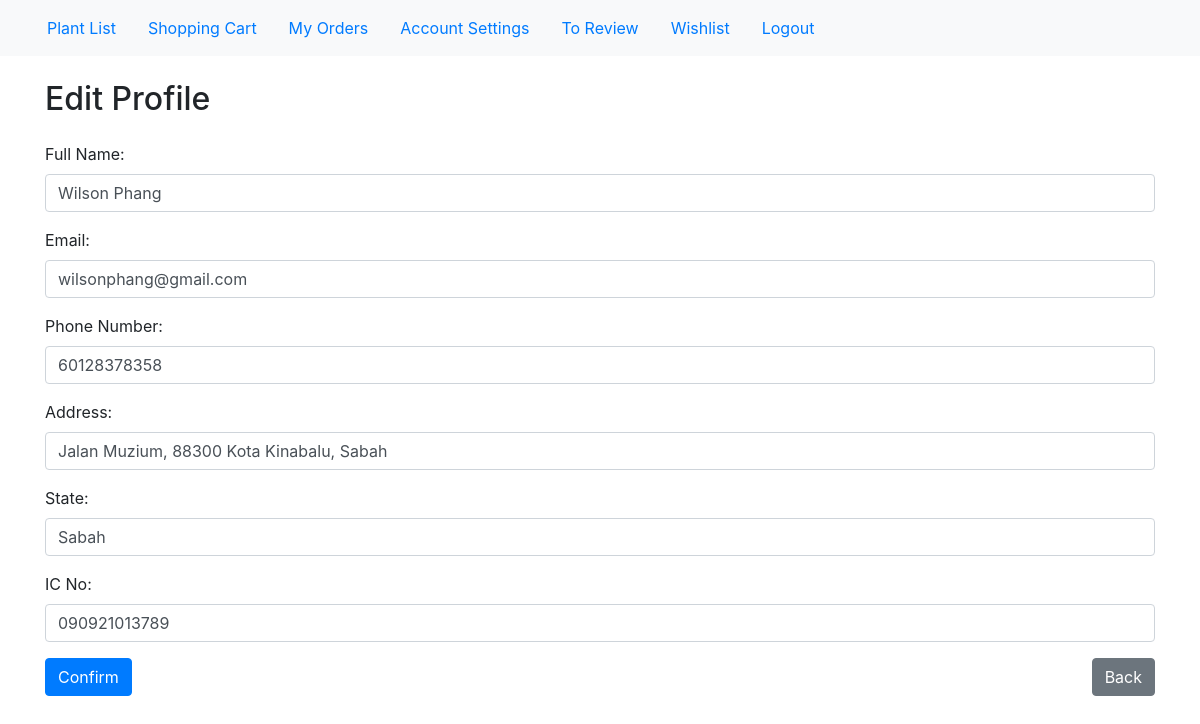
/profile/edit/ (signed in), run on an earlier commit of the app's database.
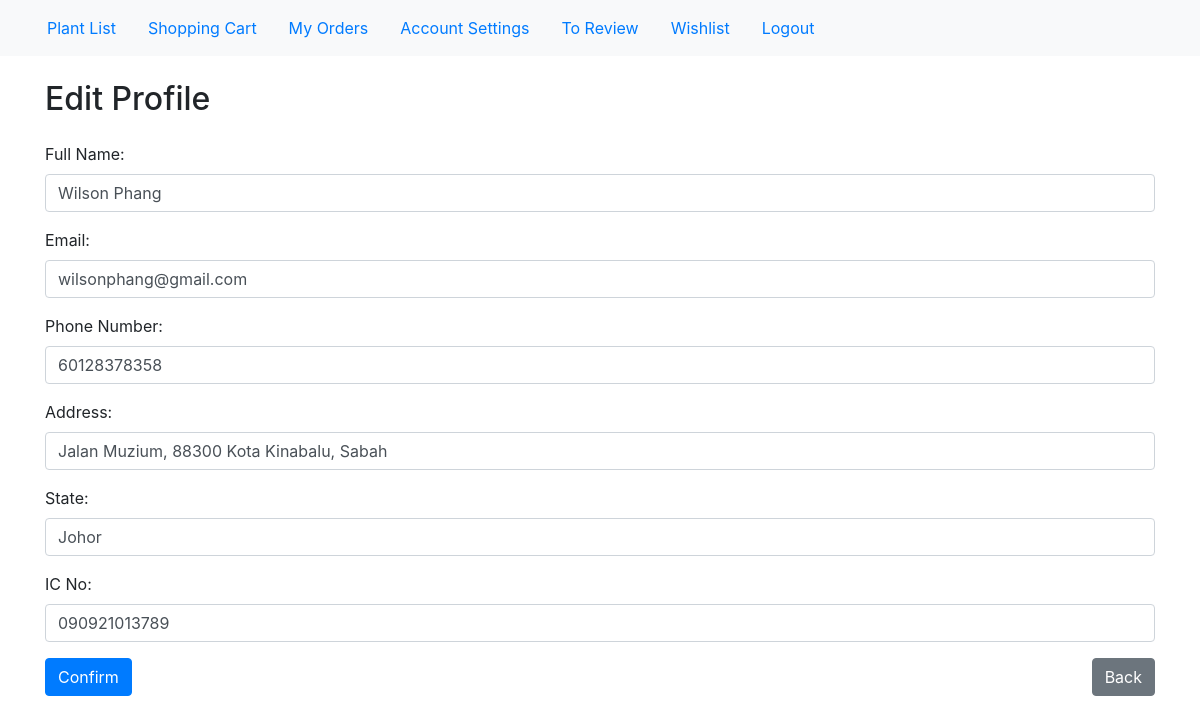
And on a later commit of the database.
### app/models.py (models this page shows, shortened)
class Customer(models.Model):
    user = models.OneToOneField(User, on_delete=models.CASCADE, primary_key=True, related_name='customer_profile')
    customer_name = models.CharField(max_length=80, default='Unknown')
    customer_address = models.CharField(max_length=200)
    customer_state = models.CharField(max_length=30)
    customer_ic = models.CharField(max_length=30, unique=True)
    customer_phone_number = models.BigIntegerField()

class User(AbstractUser):
    is_customer = models.BooleanField(default=False)
    is_deliveryman = models.BooleanField(default=False)
    is_admin = models.BooleanField(default=False)
    email = models.EmailField(unique=True)
    USERNAME_FIELD = 'email'
    REQUIRED_FIELDS = []    # Remove 'email' from here since it's the USERNAME_FIELD

### app/views.py (the view)
# urls.py: path('profile/edit/', views.update_profile, name='edit_profile'),  # For displaying the form
@login_required
def update_profile(request):
    customer = request.user.customer_profile
    valid_states = ['Johor', 'Kedah', 'Kelantan', 'Malacca', 'Negeri Sembilan', 'Pahang', 'Penang', 'Perak', 'Perlis', 'Sabah', 'Sarawak', 'Selangor', 'Terengganu', 'Kuala Lumpur', 'Labuan', 'Putrajaya']
    if request.method == 'POST':
        errors = False  # Flag to track if any validation errors occur
        full_name = request.POST.get('full_name', '').strip()
        if not (10 <= len(full_name) <= 50):
            messages.error(request, 'Full name must be between 10 and 50 characters long.')
            errors = True
        email = request.POST.get('email', '').strip()
        try:
            validate_email(email)
        except ValidationError:
            messages.error(request, 'Enter a valid email address.')
            errors = True
        phone_number = request.POST.get('phone_number', '').strip()
        phone_regex = RegexValidator(regex=r'^60\d{9,10}$', message="Phone number must be entered in the format: '60123456789'. Up to 11 digits allowed.")
        try:
            phone_regex(phone_number)
        except ValidationError:
            messages.error(request, 'Invalid phone number format. Ensure it starts with 60 and is followed by 9 or 10 digits.')
            errors = True
        address = request.POST.get('address', '').strip()
        if len(address) > 200:
            messages.error(request, 'Address must be under 200 characters long.')
            errors = True
        state = request.POST.get('state', '').strip().capitalize()
        valid_states_capitalized = [s.capitalize() for s in valid_states]  # Capitalize valid states for case-insensitive comparison
        if state not in valid_states_capitalized:
            messages.error(request, 'Invalid state. Please enter a valid state.')
            errors = True
        ic_no = request.POST.get('ic_no', '').strip()
        if not (len(ic_no) == 12 and ic_no.isdigit()):
            messages.error(request, 'IC Number must consist of 12 digits.')
            errors = True
        if errors:
            return render(request, 'edit_profile.html', {
                'customer': customer,
                'full_name': request.POST.get('full_name', '').strip(),
                'email': request.POST.get('email', '').strip(),
                'phone_number': request.POST.get('phone_number', '').strip(),
                'address': request.POST.get('address', '').strip(),
                'state': state,
                'ic_no': request.POST.get('ic_no', '').strip(),
            })
        else:
            customer.customer_name = request.POST.get('full_name', '').strip()
            customer.user.email = request.POST.get('email', '').strip()
            customer.customer_phone_number = request.POST.get('phone_number', '').strip()
            customer.customer_address = request.POST.get('address', '').strip()
            customer.customer_state = state
            customer.customer_ic = request.POST.get('ic_no', '').strip()
            customer.save()
            customer.user.save()
            messages.success(request, 'Your profile has been updated.')
            return redirect('account_settings')
    else:
        return render(request, 'edit_profile.html', {'customer': customer})

### app/templates/edit_profile.html (shortened to what this page needs)
<!DOCTYPE html>
<html lang="en">
<head>
    <link href="https://stackpath.bootstrapcdn.com/bootstrap/4.5.2/css/bootstrap.min.css" rel="stylesheet">
</head>
<body>
    <nav class="navbar navbar-expand-lg navbar-light bg-light">
        <div class="container-fluid">
            <div class="collapse navbar-collapse" id="navbarNav">
                <a class="nav-link active" aria-current="page" href="{% url 'plant_list' %}">Plant List</a>
                <a class="nav-link active" aria-current="page" href="{% url 'view_cart' %}">Shopping Cart</a>
                <a class="nav-link active" aria-current="page" href="{% url 'my_orders' %}">My Orders</a>
                <a class="nav-link active" aria-current="page" href="{% url 'account_settings' %}">Account Settings</a>
                <a class="nav-link active" aria-current="page" href="{% url 'to_review' %}">To Review</a>
                <a class="nav-link active" aria-current="page" href="{% url 'view_wishlist' %}">Wishlist</a>
                <a class="nav-link" href="#">Logout</a>
            </div>
        </div>
    </nav>
    <div class="container mt-4">
        <h2 class="mb-4">Edit Profile</h2>
        <form method="post" action="{% url 'update_profile' %}">
            <div class="form-group">
                <label for="fullName">Full Name:</label>
                <input type="text" id="fullName" name="full_name" class="form-control" value="{{ full_name|default:customer.customer_name }}">
            </div>
            <div class="form-group">
                <label for="email">Email:</label>
                <input type="email" id="email" name="email" class="form-control" value="{{ email|default:customer.user.email }}">
            </div>
            <div class="form-group">
                <label for="phoneNumber">Phone Number:</label>
                <input type="text" id="phoneNumber" name="phone_number" class="form-control" value="{{ phone_number|default:customer.customer_phone_number }}">
            </div>
            <div class="form-group">
                <label for="address">Address:</label>
                <input type="text" id="address" name="address" class="form-control" value="{{ address|default:customer.customer_address }}">
            </div>
            <div class="form-group">
                <label for="state">State:</label>
                <input type="text" id="state" name="state" class="form-control" value="{{ state|default:customer.customer_state }}">
            </div>
            <div class="form-group">
                <label for="icNo">IC No:</label>
                <input type="text" id="icNo" name="ic_no" class="form-control" value="{{ ic_no|default:customer.customer_ic }}">
            </div>
            <div class="d-flex justify-content-between">
                <button type="submit" class="btn btn-primary">Confirm</button>
                <a href="{% url 'account_settings' %}" class="btn btn-secondary">Back</a>
            </div>
        </form>
    </div>
    </body>
    </html>

What changed in the data, as far as the page shows it:
changed Customer "Wilson Phang": state "Sabah" → "Johor"
